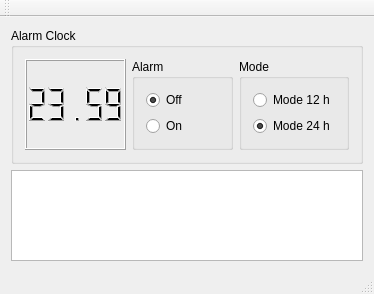
<?xml version="1.0" encoding="UTF-8"?>
<ui version="4.0">
 <class>MainWindow</class>
 <widget class="QMainWindow" name="MainWindow">
  <property name="geometry">
   <rect>
    <x>0</x>
    <y>0</y>
    <width>374</width>
    <height>294</height>
   </rect>
  </property>
  <property name="windowTitle">
   <string>MainWindow</string>
  </property>
  <widget class="QWidget" name="centralWidget">
   <layout class="QVBoxLayout" name="verticalLayout">
    <item>
     <widget class="QGroupBox" name="mainGroupBox">
      <property name="title">
       <string>Alarm Clock</string>
      </property>
      <layout class="QGridLayout" name="gridLayout">
       <item row="0" column="1">
        <widget class="QGroupBox" name="alarmGroupBox">
         <property name="title">
          <string>Alarm</string>
         </property>
         <layout class="QGridLayout" name="gridLayout_2">
          <item row="0" column="0">
           <widget class="QRadioButton" name="alarmOffButton">
            <property name="text">
             <string>Off</string>
            </property>
            <property name="checked">
             <bool>true</bool>
            </property>
           </widget>
          </item>
          <item row="1" column="0">
           <widget class="QRadioButton" name="alarmOnButton">
            <property name="text">
             <string>On</string>
            </property>
           </widget>
          </item>
         </layout>
        </widget>
       </item>
       <item row="0" column="0">
        <widget class="QLCDNumber" name="lcdNumber">
         <property name="smallDecimalPoint">
          <bool>false</bool>
         </property>
         <property name="value" stdset="0">
          <double>23.590000000000000</double>
         </property>
        </widget>
       </item>
       <item row="0" column="2">
        <widget class="QGroupBox" name="modeGroupBox">
         <property name="title">
          <string>Mode</string>
         </property>
         <layout class="QGridLayout" name="gridLayout_3">
          <item row="0" column="0">
           <widget class="QRadioButton" name="mode12Button">
            <property name="text">
             <string>Mode 12 h</string>
            </property>
           </widget>
          </item>
          <item row="1" column="0">
           <widget class="QRadioButton" name="mode24Button">
            <property name="text">
             <string>Mode 24 h</string>
            </property>
            <property name="checked">
             <bool>true</bool>
            </property>
           </widget>
          </item>
         </layout>
        </widget>
       </item>
      </layout>
     </widget>
    </item>
    <item>
     <widget class="QTextEdit" name="textEdit"/>
    </item>
   </layout>
  </widget>
  <widget class="QMenuBar" name="menuBar">
   <property name="geometry">
    <rect>
     <x>0</x>
     <y>0</y>
     <width>374</width>
     <height>25</height>
    </rect>
   </property>
  </widget>
  <widget class="QToolBar" name="mainToolBar">
   <attribute name="toolBarArea">
    <enum>TopToolBarArea</enum>
   </attribute>
   <attribute name="toolBarBreak">
    <bool>false</bool>
   </attribute>
  </widget>
  <widget class="QStatusBar" name="statusBar"/>
 </widget>
 <layoutdefault spacing="6" margin="11"/>
 <resources/>
 <connections/>
</ui>
